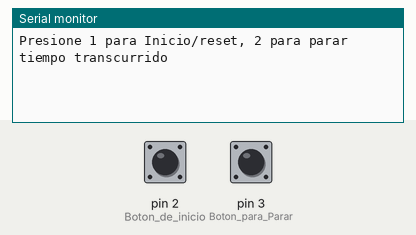
The sketch below on a simulated Arduino Uno, built with avr-gcc and run on an emulated ATmega328P. Shown: the last lines printed to the serial monitor. The inputs (shaded band) are chosen by the test bench; at power-on: pin 2 (Boton_de_inicio) LOW, pin 3 (Boton_para_Parar) LOW.

Above: at 1.2 s.
1.3 s: pin 2 (Boton_de_inicio) pulled HIGH for 0.15 s
At 2.7 s:
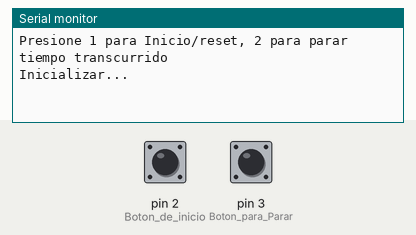
3.1 s: pin 3 (Boton_para_Parar) pulled HIGH for 0.15 s
At 3.9 s:
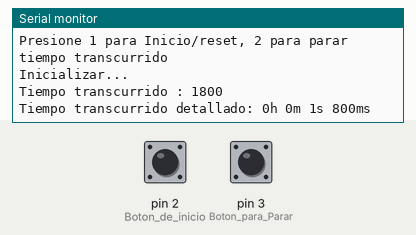
4.9 s: pin 3 (Boton_para_Parar) pulled HIGH for 1 s
At 7.3 s:
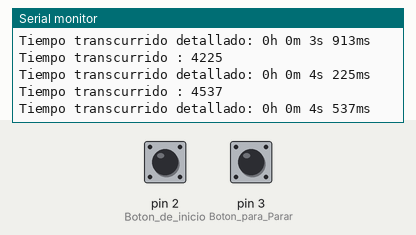
Timing chart, 0 to 8.8 s (numbered marks = the images above; inputs shaded):
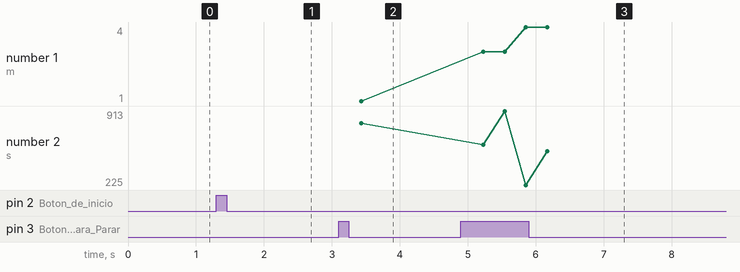

Measured:
- after the input at 1.3 s, the serial monitor: prints a new line after 0.30 s (image 1)
- after the input at 3.1 s, the serial monitor: prints a new line after 0.30 s (image 2)
- after the input at 4.9 s, the serial monitor: prints a new line after 0.30 s (image 3)
- plotted number 1: 1 → 4 after the input at 4.9 s
- plotted number 2: 800 → 537 after the input at 4.9 s

The sketch:

ejemplos.ino
```cpp
unsigned long inicio, finalizado, Ttranscurrido;
void setup()
{
  Serial.begin(9600);
  pinMode(2, INPUT); // Boton de inicio
  pinMode(3, INPUT); // Boton para Parar
  Serial.println("Presione 1 para Inicio/reset, 2 para parar tiempo transcurrido");
  }
  void MostrarResultado()
  {
    float h, m, s, ms;
    unsigned long terminado;
    Ttranscurrido = finalizado - inicio;
    h = int(Ttranscurrido / 3600000);
    terminado = Ttranscurrido % 3600000;
    m = int(terminado / 60000);
    terminado = terminado % 60000;
    s = int(terminado / 1000);
    ms = terminado % 1000;
    Serial.print("Tiempo transcurrido : ");
    Serial.println(Ttranscurrido);
    Serial.print("Tiempo transcurrido detallado: ");
    Serial.print(h, 0);
    Serial.print("h ");
    Serial.print(m, 0);
    Serial.print("m ");
    Serial.print(s, 0);
    Serial.print("s ");
    Serial.print(ms, 0);
    Serial.println("ms");
    Serial.println();
    }
    void loop()
    {
      if (digitalRead(2) == HIGH)
      {
       inicio = millis();
       delay(300); //  por rebote
       Serial.println("Inicializar...");
      }
      if (digitalRead(3) == HIGH)
      {
        finalizado = millis();
        delay(300); // por rebote
        MostrarResultado();
       }
}
```
